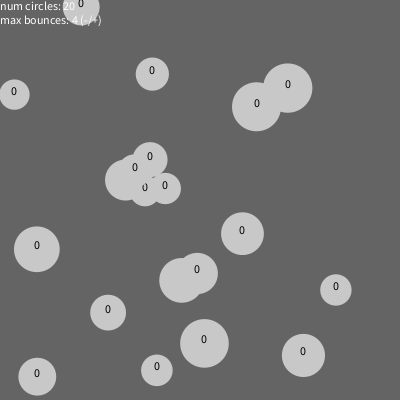
Frame 1 (no input)
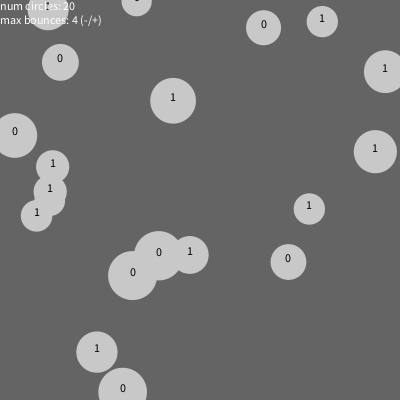
Frame 60 (the mouse pressed at the canvas centre just before this capture)
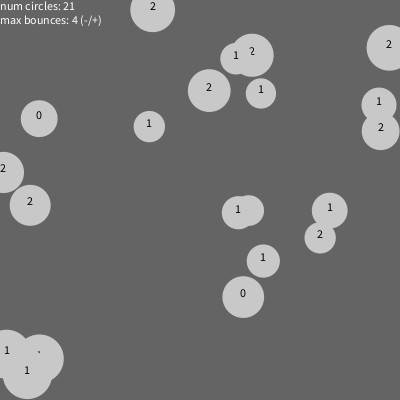
Frame 120 (the mouse held since frame 60 and released just before this capture)

The Processing sketch that drew these frames (run headless with seeded random() and noise(); from frame 60 on, the mouse is pressed at the canvas centre):

// Processing sketch: CirclesArrayList
// ── CirclesArrayList.pde
// CirclesArrayList
//
// Demonstrates using an ArrayList instead of
// an array to dynamically add & remove objects.
//
// Click to create a new circle.
//
// Dan Wilcox danomatika.com 2016

// ArrayList of circles
ArrayList<Circle> circles;
int numCircles = 20;

// the max number of allowed bounces
// before removing a circle
int maxBounces = 4;

void setup() {
  size(400, 400);

  // create an array of circles
  circles = new ArrayList<Circle>();
  for(int i = 0; i < numCircles; i++) {
    Circle c = new Circle();
    circles.add(c);  
  }
}

void draw() {
  background(100);
  
  // draw all the circles in the array
  for(int i = 0; i < circles.size(); i++) {
    Circle c = circles.get(i);  
    c.update();
    if(c.bounces < maxBounces) {
      c.draw();
    }
    else {
      circles.remove(i); // remove the circle at this position  
    }
  }
  
  // draw some helper text
  fill(255);
  textAlign(LEFT);
  text("num circles: "+circles.size(), 0, 10);
  text("max bounces: "+maxBounces+ " (-/+)", 0, 24);
}

void keyPressed() {

    // decrease maxBounces with -
    if(key == '-') {
      maxBounces--;
      
      // don't let maxBounces be less than 1
      if(maxBounces < 1) {
        maxBounces = 1;  
      }
    }
    // increase maxBounces with =
    else if(key == '=') {
      maxBounces++;
      if(maxBounces > 20) {
        maxBounces = 20;  
      }
    }
}

void mousePressed() {
  Circle c = new Circle();
  c.x = mouseX;
  c.y = mouseY;
  circles.add(c);
}
// ── Circle.pde

class Circle {
  
  float x, y; // position
  float velX, velY; // velocity
  float diameter; // size
  
  int bounces; // number of screen bounces
  
  // constructor
  Circle() {
    // setup the initial values for the circle
    x = random(width);
    y = random(height);
    diameter = random(30, 50);
    velX = random(-4, 4);
    velY = random(-4, 4);
  }
  
  // update the position & check the bounds so the
  // Circle doesn't go off the screen
  void update() {
    
    // update the pos
    x = x + velX;
    y = y + velY;
    
    // check boundaries
    if(x < 0) {
      velX = -velX;
      x = 0;
      bounces++;
    }
    else if(x > width) {
      velX = -velX;
      x = width;
      bounces++;
    }
    if(y < 0) {
      velY = -velY;
      y = 0;
      bounces++;
    }
    else if(y > height) {
      velY = -velY;
      y = height;
      bounces++;
    }
  }
  
  // draw the circle to the screen
  void draw() {
    noStroke();
    fill(200);
    ellipse(x, y, diameter, diameter);
    
    fill(0);
    textAlign(CENTER);
    text(bounces, x, y);
  }
}
